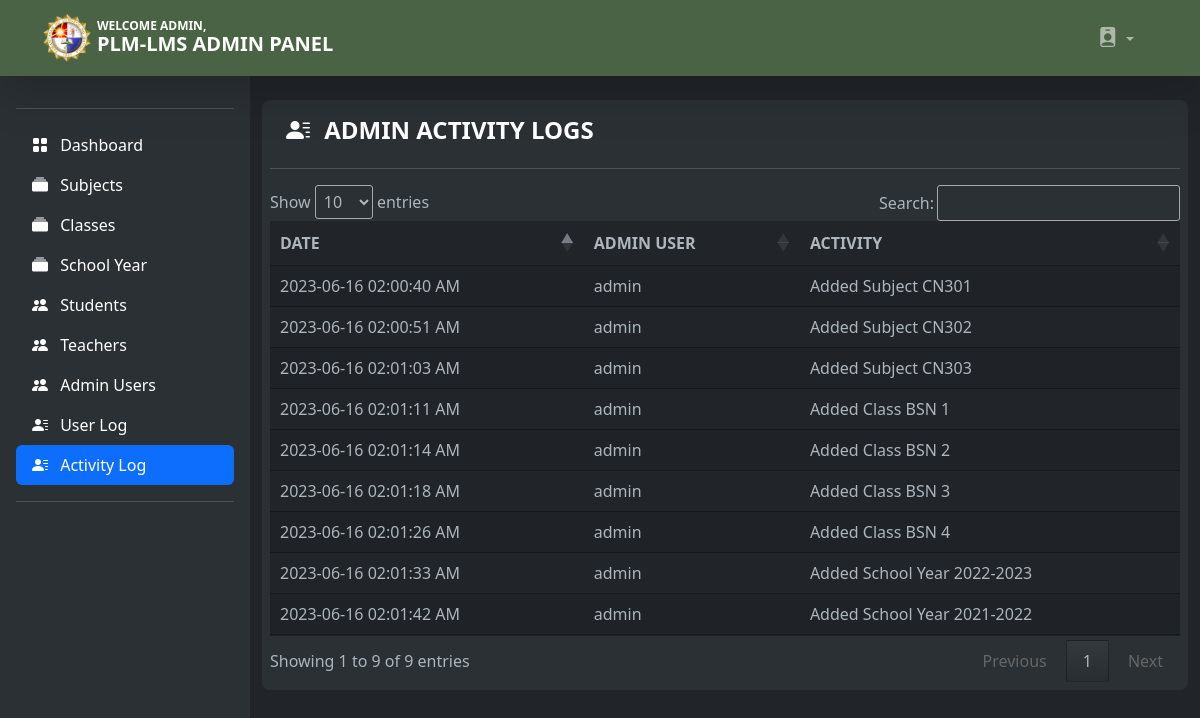
/admin/admin_activity_log.php (signed in), run on the app's committed database.
### tables this page shows
CREATE TABLE `activity_log` (
  `activity_log_id` int(11) NOT NULL,
  `username` varchar(100) NOT NULL,
  `date` varchar(100) NOT NULL,
  `action` varchar(100) NOT NULL
);

### admin/admin_activity_log.php (the view, shortened to what this page needs)
<?php
include('header.php');
?>
<body>
    <?php include('navbar_admin.php'); ?>
    <div class="d-flex bg-body vh-100">
        <?php include('sidebar_admin_activity_log.php'); ?>
        <div class="container-fluid my-4 justify-content-center">
            <div class="container bg-body-tertiary rounded-3 p-2 table-responsive-lg" style="max-height: 100vh;">
                <form method="post">
                    <div class="container d-flex text-uppercase pt-1 px-2">
                        <div class="col text-uppercase pt-1 px-2">
                            <h4 style="font-weight: 800; color: #fff;"><i class="bi bi-person-lines-fill me-2"></i> admin activity logs</h4>
                        </div>
                    </div>
                    <hr>
                    <table class="table table-striped align-middle justify-content-center" id="example">
                        <thead>
                            <tr class="text-uppercase text-center">
                                <th>date</th>
                                <th>admin user</th>
                                <th>activity</th>
                            </tr>
                        </thead>
                        <tbody class=" table-group-divider">
                            <?php
                            $query = mysqli_query($conn, "select * from  activity_log") or die(mysqli_error($conn));
                            while ($row = mysqli_fetch_array($query)) {
                            ?>
                                <tr id="del<?php echo $id; ?>">
                                    <td><?php echo $row['date']; ?></td>
                                    <td><?php echo $row['username']; ?></td>
                                    <td><?php echo $row['action']; ?></td>
                                </tr>
                            <?php } ?>
                        </tbody>
                    </table>
                </form>
            </div>
        </div>
</body>

### admin/header.php (shortened to what this page needs)
<!DOCTYPE html>
<html lang="en" data-bs-theme="dark">
<head>
    <link rel="stylesheet" href="bootstrap/css/bootstrap.min.css">
    <link rel="stylesheet" href="bootstrap/css/bootstrap-grid.min.css">
    <link rel="stylesheet" href="https://cdn.jsdelivr.net/npm/bootstrap-icons@1.5.0/font/bootstrap-icons.css">
    <link rel="stylesheet" href="../node_modules/bootstrap-icons/font/bootstrap-icons.min.css">
    <link rel="stylesheet" href="bootstrap/css/style.css">
    <link rel="stylesheet" href="../node_modules/jgrowl/jquery.jgrowl.min.css">
    <link rel="stylesheet" href="//cdn.datatables.net/1.13.4/css/jquery.dataTables.min.css">
    <link href="bootstrap/css/jquery.easy-pie-chart.css" rel="stylesheet" media="screen">
</head>

### admin/navbar_admin.php (shortened to what this page needs)
<nav class="navbar navbar-expand-lg navbar-dark shadow-lg sticky-top" aria-label="Eighth navbar example">
    <div class="container">
        <a class="navbar-brand fw-bold text-uppercase" href="#">
            <div style="display: flex; align-items: center;">
                <img src="images/logo.png" alt="Logo" width="50" style="margin-right: 5px;">
                <div style="display: flex; flex-direction: column;">
                    <span style="font-weight: bold; font-size: 12px;">welcome admin, </span>
                    <span style="margin-top: -6px;">Plm-lms admin panel</span>
                </div>
            </div>
        </a>
        <div class="offcanvas offcanvas-end text-bg-dark" tabindex="-1" id="offcanvasDarkNavbar" aria-labelledby="offcanvasDarkNavbarLabel">
            <div class="offcanvas-body">
                <ul class="navbar-nav justify-content-end flex-grow-1 pe-3 align-items-center">
                    <li class="nav-item dropdown">
                        <a class="nav-link dropdown-toggle" href="#" data-bs-toggle="dropdown" aria-expanded="false"><i class="bi bi-person-badge-fill" style="font-size: 20px;"></i> </a>
                    </li>
                </ul>
            </div>
        </div>
    </div>
</nav>

### admin/sidebar_admin_activity_log.php
<div class="sidebar flex-column flex-shrink-0 p-3 bg-body-tertiary" tabindex="-1" id="sidebarCollapse" style="max-width: 280px; width: 250px;">
    <hr />
    <ul class="nav nav-pills flex-column mb-auto">
        <li class="nav-item">
            <a href="admin_dashboard.php" class="nav-link link-body-emphasis" aria-current="page">
                <i class="bi bi-grid-fill me-2"></i>
                Dashboard
            </a>
        </li>
        <li class="nav-item">
            <a href="admin_subjects.php" class="nav-link link-body-emphasis" aria-current="page">
                <i class="bi bi-collection-fill me-2"></i>
                Subjects
            </a>
        </li>
        <li>
            <a href="admin_class.php" class="nav-link link-body-emphasis">
                <i class="bi bi-collection-fill me-2"></i>
                Classes
            </a>
        </li>
        <li>
            <a href="admin_school_year.php" class="nav-link link-body-emphasis">
                <i class="bi bi-collection-fill me-2"></i>
                School Year
            </a>
        </li>
        <li>
            <a href="admin_students.php" class="nav-link link-body-emphasis">
                <i class="bi bi-people-fill me-2"></i>
                Students
            </a>
        </li>
        <li>
            <a href="admin_teachers.php" class="nav-link link-body-emphasis">
                <i class="bi bi-people-fill me-2"></i>
                Teachers
            </a>
        </li>
        <li>
            <a href="admin_admin.php" class="nav-link link-body-emphasis">
                <i class="bi bi-people-fill me-2"></i>
                Admin Users
            </a>
        </li>
        <li>
            <a href="admin_user_log.php" class="nav-link link-body-emphasis">
                <i class="bi bi-person-lines-fill me-2"></i>
                User Log
            </a>
        </li>
        <li>
            <a href="admin_activity_log.php" class="nav-link active">
                <i class="bi bi-person-lines-fill me-2"></i>
                Activity Log
            </a>
        </li>
    </ul>
    <hr />
</div>

### data on the page
activity_log: date "2023-06-16 02:00:40 AM", username "admin", action "Added Subject CN301"
activity_log: date "2023-06-16 02:00:51 AM", username "admin", action "Added Subject CN302"
activity_log: date "2023-06-16 02:01:03 AM", username "admin", action "Added Subject CN303"
activity_log: date "2023-06-16 02:01:11 AM", username "admin", action "Added Class BSN 1"
activity_log: date "2023-06-16 02:01:14 AM", username "admin", action "Added Class BSN 2"
activity_log: date "2023-06-16 02:01:18 AM", username "admin", action "Added Class BSN 3"
activity_log: date "2023-06-16 02:01:26 AM", username "admin", action "Added Class BSN 4"
activity_log: date "2023-06-16 02:01:33 AM", username "admin", action "Added School Year 2022-2023"
activity_log: date "2023-06-16 02:01:42 AM", username "admin", action "Added School Year 2021-2022"
